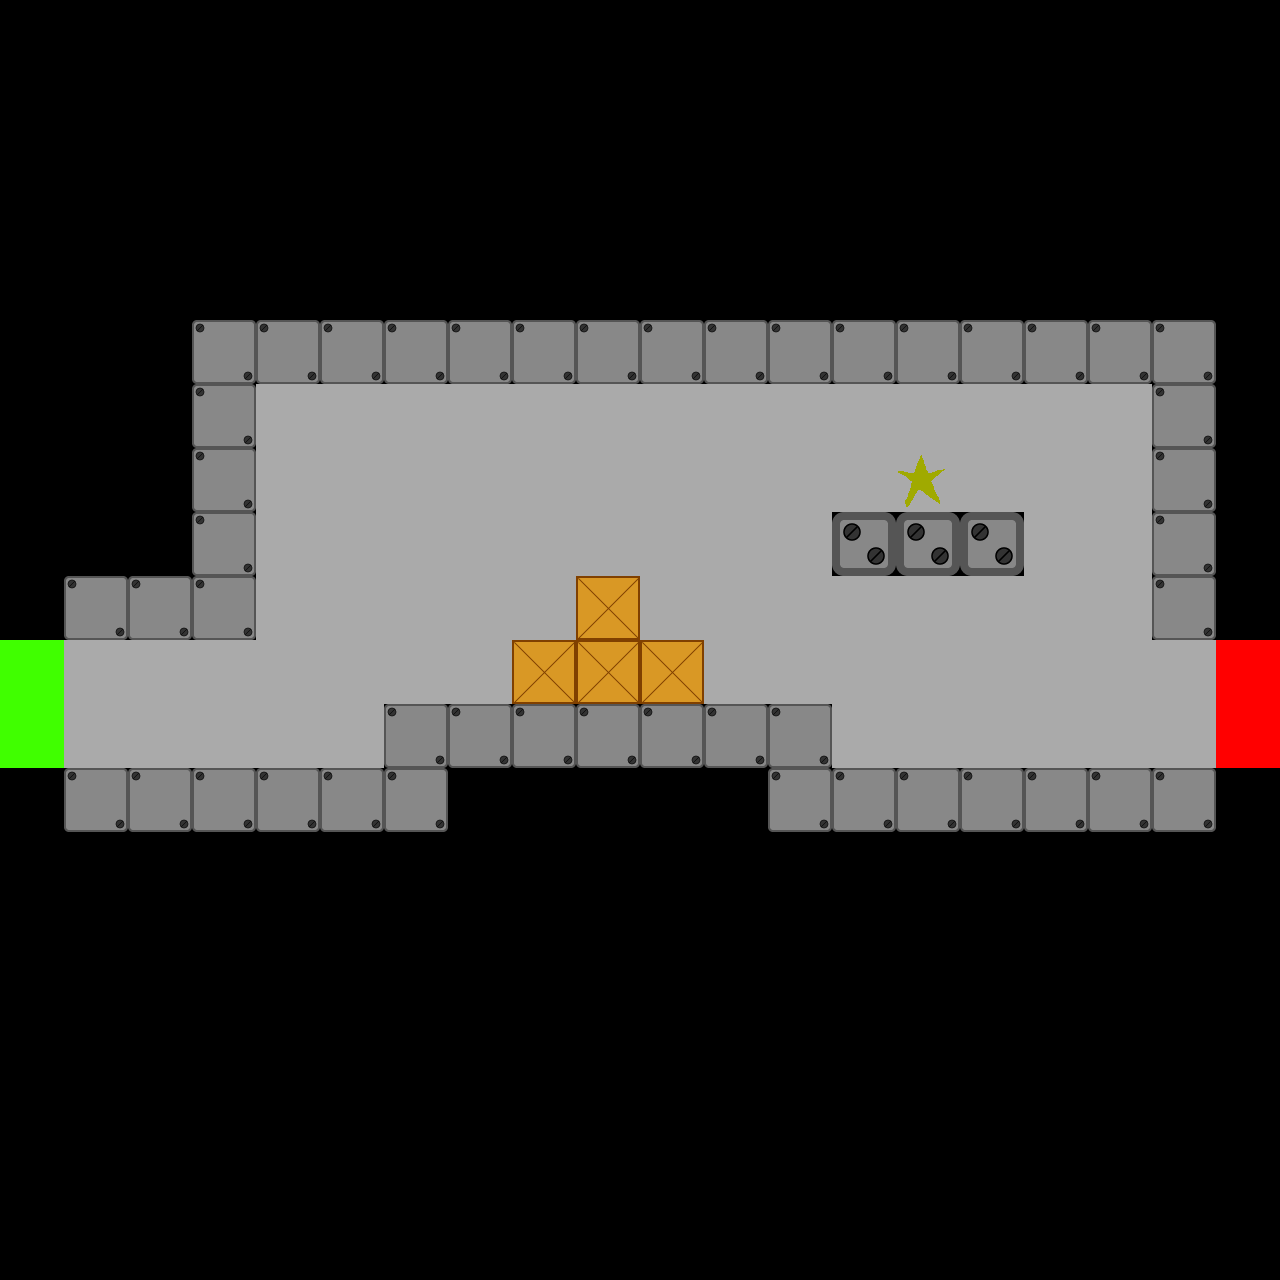

Tiled map render using the project's own tile images. Description and the map definition, with tile-layer contents summarised, below:
An orthogonal 20x20 tile map with 64x64 px tiles, 8 tile layers (Background, Hazards, Walls, Entrance, ...).

<map version="1.0" orientation="orthogonal" renderorder="right-down" width="20" height="20" tilewidth="64" tileheight="64" nextobjectid="1">
 <tileset firstgid="1" name="Tilesheet" tilewidth="64" tileheight="64">
  <image source="../Tilemap/TileSheet.png" width="320" height="384" />
 </tileset>
 <layer name="Background" width="20" height="20">
  <data>[400 cells, 81 non-empty, 1 distinct tile ids]</data>
 </layer>
 <layer name="Hazards" width="20" height="20">
  <data>[400 cells, 0 non-empty, 0 distinct tile ids]</data>
 </layer>
 <layer name="Walls" width="20" height="20">
  <data>[400 cells, 49 non-empty, 2 distinct tile ids]</data>
 </layer>
 <layer name="Entrance" width="20" height="20">
  <data>[400 cells, 2 non-empty, 1 distinct tile ids]</data>
 </layer>
 <layer name="Exit" width="20" height="20">
  <data>[400 cells, 2 non-empty, 1 distinct tile ids]</data>
 </layer>
 <layer name="Spawners" width="20" height="20">
  <data>[400 cells, 1 non-empty, 1 distinct tile ids]</data>
 </layer>
 <layer name="Physics" width="20" height="20">
  <data>[400 cells, 4 non-empty, 1 distinct tile ids]</data>
 </layer>
 <layer name="Water" width="20" height="20">
  <data>[400 cells, 0 non-empty, 0 distinct tile ids]</data>
 </layer>
</map>